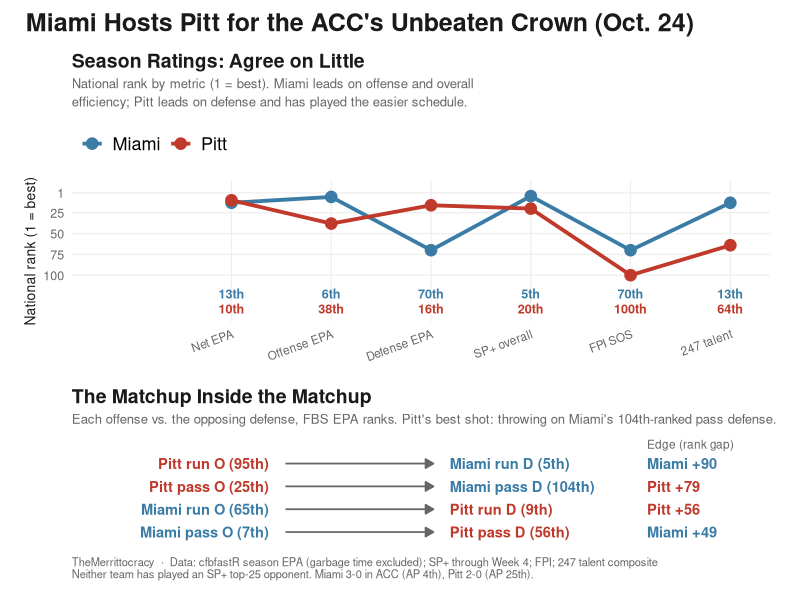

Here is the R script that generated this plot:
# ============================================================================
# week5_cfb_wrapup_miami_pitt_wildcard.R
#
# Candidate 4 (WILDCARD) for draft/week5_cfb_wrapup.md ("Records Are
# Cheap"). Section: "Pitt Has the Per-Play Numbers. Miami Has the Passing
# Game."
#
# Two-panel patchwork:
#   Panel A -- season-long rank comparison (Net EPA, Offense EPA, Defense
#              EPA, SP+ overall, FPI SOS, 247 talent composite) as a
#              slope/bump chart, Miami vs Pitt, one line per metric. Lower
#              rank = better, so the y-axis is reversed.
#   Panel B -- the "matchup inside the matchup": one row per unit matchup
#              (each offense vs. the opposing defense, FBS pass/run EPA
#              ranks), sorted by rank gap, with an edge tag colored by the
#              team the mismatch favors.
#
# Data (verified against Steve's data packet; matches article text where
# the article gives a number):
#   Net EPA rank: Miami 13th, Pitt 10th
#   Offense EPA rank: Miami 6th, Pitt 38th
#   Defense EPA rank: Miami 70th, Pitt 16th
#   SP+ overall: Miami 5th, Pitt 20th
#   FPI SOS: Miami 70th, Pitt 100th
#   247 talent composite: Miami 13th, Pitt 64th
#   Pass EPA / Run EPA (FBS ranks):
#     Miami offense 7th / 65th; Pitt defense 56th / 9th
#     Pitt offense 25th / 95th; Miami defense 104th / 5th
#
# House theme: theme_merrittocracy_light(), copied from
# scripts/trust_but_verify_sample_size_funnel.R (lines 69-96), per Steve's
# course correction to a white-background house standard for charts.
#
# Output: graphics/week5_cfb_wrapup/candidate_4.png (1200x800 @150dpi)
# ============================================================================

library(ggplot2)
library(dplyr)
library(tidyr)
library(tibble)
library(glue)
library(patchwork)

# --- Palette (house light theme, matches trust_but_verify_sample_size_funnel.R) --

col_bg      <- "#FFFFFF"
col_panel   <- "#FFFFFF"
col_grid    <- "#EEEEEE"
col_text    <- "#1A1A1A"
col_subtext <- "#666666"
col_miami   <- "#3A7CA5"   # steel blue -- Miami
col_pitt    <- "#C0392B"   # red -- Pitt
col_ref     <- "#B8860B"   # dark goldenrod -- reference / annotation

theme_merrittocracy_light <- function(base_size = 12) {
  theme_minimal(base_size = base_size) +
    theme(
      plot.background    = element_rect(fill = col_bg,    color = NA),
      panel.background   = element_rect(fill = col_panel, color = NA),
      panel.grid.major   = element_line(color = col_grid, linewidth = 0.4),
      panel.grid.minor   = element_blank(),
      axis.text          = element_text(color = col_subtext, size = 9),
      axis.title         = element_text(color = col_text, size = 10),
      plot.title         = element_text(color = col_text, face = "bold",
                                        size = 14, margin = margin(b = 4)),
      plot.subtitle      = element_text(color = col_subtext, size = 9.5,
                                        margin = margin(b = 10), lineheight = 1.15),
      plot.caption       = element_text(color = col_subtext, size = 8,
                                        hjust = 0, margin = margin(t = 8)),
      legend.position    = "none",
      plot.margin        = margin(10, 16, 8, 12)
    )
}

# =============================================================================
# Panel A: season ratings bump chart (Miami vs Pitt, across six metrics)
# =============================================================================

ratings <- tibble::tribble(
  ~metric,            ~metric_order, ~miami, ~pitt,
  "Net EPA",           1,            13,     10,
  "Offense EPA",       2,            6,      38,
  "Defense EPA",       3,            70,     16,
  "SP+ overall",       4,            5,      20,
  "FPI SOS",           5,            70,     100,
  "247 talent",        6,            13,     64
)

ratings_long <- ratings |>
  tidyr::pivot_longer(cols = c(miami, pitt), names_to = "team", values_to = "rank") |>
  mutate(
    team = recode(team, miami = "Miami", pitt = "Pitt"),
    metric = factor(metric, levels = ratings$metric)
  )

# Rank labels sit in two colored rows beneath the lines (Miami, then Pitt)
# instead of on the points, so no label can land on a line where the series
# cross or run close together.
label_rows <- ratings_long |>
  mutate(label_y = ifelse(team == "Miami", 122, 140))

p_a <- ggplot(ratings_long, aes(x = metric_order, y = rank, color = team, group = team)) +
  geom_line(linewidth = 1.3) +
  geom_point(size = 3.6) +
  geom_text(
    data = label_rows,
    aes(x = metric_order, y = label_y, label = glue("{rank}th")),
    size = 3.2, fontface = "bold", show.legend = FALSE
  ) +
  scale_x_continuous(
    breaks = ratings$metric_order,
    labels = ratings$metric,
    limits = c(-0.6, 6.4),
    expand = c(0, 0)
  ) +
  scale_y_reverse(limits = c(148, -6), breaks = c(1, 25, 50, 75, 100)) +
  scale_color_manual(values = c("Miami" = col_miami, "Pitt" = col_pitt)) +
  labs(
    title = "Season Ratings: Agree on Little",
    subtitle = "National rank by metric (1 = best). Miami leads on offense and overall\nefficiency; Pitt leads on defense and has played the easier schedule.",
    x = NULL, y = "National rank (1 = best)", color = NULL
  ) +
  theme_merrittocracy_light() +
  theme(
    axis.text.x = element_text(angle = 20, hjust = 1, size = 8.5),
    legend.position = "top",
    legend.justification = "left",
    legend.text = element_text(size = 13, face = "plain")
  )

# =============================================================================
# Panel B: unit matchup rows (pass vs run, FBS ranks)
# =============================================================================

# One row per unit matchup (offense vs. the opposing defense), sorted by the
# size of the rank gap. Offense label on the left, defense on the right, and
# an edge tag colored by the team the mismatch favors.
matchups <- tibble::tribble(
  ~off_team, ~off_unit,        ~off_rank, ~def_team, ~def_unit,        ~def_rank,
  "Pitt",    "Pitt run O",     95,        "Miami",   "Miami run D",    5,
  "Pitt",    "Pitt pass O",    25,        "Miami",   "Miami pass D",   104,
  "Miami",   "Miami run O",    65,        "Pitt",    "Pitt run D",     9,
  "Miami",   "Miami pass O",   7,         "Pitt",    "Pitt pass D",    56
) |>
  mutate(
    gap      = abs(off_rank - def_rank),
    favors   = ifelse(off_rank < def_rank, off_team, def_team),
    y        = rev(seq_len(n())),
    off_col  = ifelse(off_team == "Miami", col_miami, col_pitt),
    def_col  = ifelse(def_team == "Miami", col_miami, col_pitt),
    fav_col  = ifelse(favors == "Miami", col_miami, col_pitt),
    off_lab  = glue("{off_unit} ({off_rank}th)"),
    def_lab  = glue("{def_unit} ({def_rank}th)"),
    edge_lab = glue("{favors} +{gap}")
  )

p_b <- ggplot(matchups) +
  geom_segment(
    aes(x = 1.55, xend = 2.45, y = y, yend = y),
    color = col_subtext, linewidth = 0.6,
    arrow = arrow(length = unit(0.09, "inches"), type = "closed")
  ) +
  geom_text(aes(x = 1.45, y = y, label = off_lab, color = off_col),
            hjust = 1, size = 3.7, fontface = "bold") +
  geom_text(aes(x = 2.55, y = y, label = def_lab, color = def_col),
            hjust = 0, size = 3.7, fontface = "bold") +
  geom_text(aes(x = 3.75, y = y, label = edge_lab, color = fav_col),
            hjust = 0, size = 3.7, fontface = "bold") +
  annotate("text", x = 3.75, y = 4.85, label = "Edge (rank gap)",
           hjust = 0, size = 3, color = col_subtext) +
  scale_color_identity() +
  scale_x_continuous(limits = c(0.25, 4.5), expand = c(0, 0)) +
  scale_y_continuous(limits = c(0.5, 5.25), expand = c(0, 0)) +
  labs(
    title = "The Matchup Inside the Matchup",
    subtitle = "Each offense vs. the opposing defense, FBS EPA ranks. Pitt's best shot: throwing on Miami's 104th-ranked pass defense.",
    caption = glue(
      "TheMerrittocracy  \u00b7  Data: cfbfastR season EPA (garbage time excluded); SP+ through Week 4; FPI; 247 talent composite\n",
      "Neither team has played an SP+ top-25 opponent. Miami 3-0 in ACC (AP 4th), Pitt 2-0 (AP 25th)."
    )
  ) +
  theme_void(base_size = 12) +
  theme(
    plot.background = element_rect(fill = col_bg, color = NA),
    plot.title      = element_text(color = col_text, face = "bold", size = 14,
                                    margin = margin(b = 4), hjust = 0),
    plot.subtitle   = element_text(color = col_subtext, size = 9.5,
                                    margin = margin(b = 6), hjust = 0),
    plot.caption    = element_text(color = col_subtext, size = 8,
                                    hjust = 0, margin = margin(t = 10)),
    plot.margin     = margin(10, 16, 8, 12)
  )

# =============================================================================
# Combine
# =============================================================================

combined <- p_a / p_b +
  plot_layout(heights = c(1.3, 1)) +
  plot_annotation(
    title = "Miami Hosts Pitt for the ACC's Unbeaten Crown (Oct. 24)",
    theme = theme(
      plot.background = element_rect(fill = col_bg, color = NA),
      plot.title = element_text(color = col_text, face = "bold", size = 18,
                                 margin = margin(t = 4, b = 2), hjust = 0.02)
    )
  )

# --- Save ----------------------------------------------------------------

out_dir <- "graphics/week5_cfb_wrapup"
if (!dir.exists(out_dir)) dir.create(out_dir, recursive = TRUE)

ggsave(
  filename = file.path(out_dir, "candidate_4.png"),
  plot     = combined,
  width    = 1200 / 150,
  height   = 800 / 150,
  dpi      = 150,
  bg       = col_bg
)

message("Saved: ", file.path(out_dir, "candidate_4.png"))
